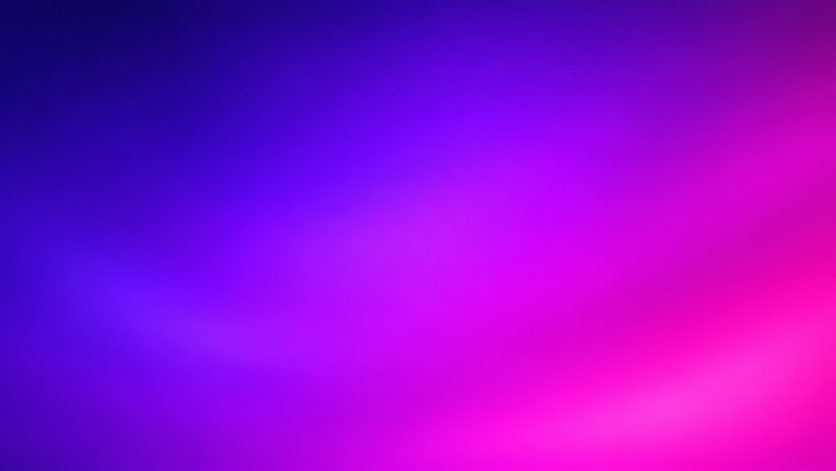
#> input picture seher-sousu-loop/fon/fon_src.png, 1672 x 941 px (shown at 1/2 size)
$ python render_fon.py 5 5 fon_src.png
#> lines starting #> are read from the running program, lines starting #| are printed output that depends on the picture
import numpy as np, math, sys, os
from PIL import Image, ImageDraw, ImageFilter
W,H=1920,1080; FPS=25; T=20.0; N=int(FPS*T); TAU=2*math.pi
w,h=960,540  # gradient is smooth: compute at half res, upscale
src=np.asarray(Image.open('fon_src.png').convert('RGB').resize((int(w*1.12),int(h*1.12)),Image.LANCZOS)).astype(np.float32)
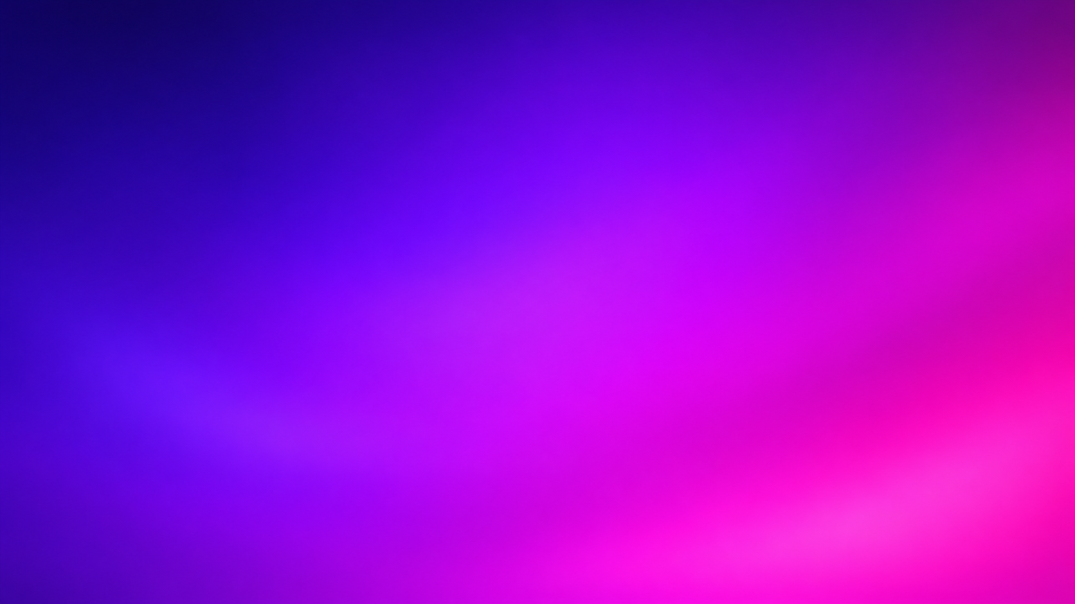
#> src: shape (604, 1075, 3) float32; mean R, G, B 143.1, 9.3, 207.6
SH,SW=src.shape[:2]
#> SH = 604; SW = 1075
yy,xx=np.mgrid[0:h,0:w].astype(np.float32)
# [5 lines left out: function sample, not called in this run]
mx=(SW-w)/2; my=(SH-h)/2
#> after `mx = (SW - w) / 2`: mx = 57.5
#> after `my = (SH - h) / 2`: my = 32
# [20 lines left out: function gradient, not called in this run]

rng=np.random.default_rng(3)
PART=[dict(x=rng.uniform(0,W),y=rng.uniform(0,H),r=rng.uniform(6,26),k=1,amp=rng.uniform(10,40),
           ph=rng.uniform(0,TAU),tw=rng.uniform(0,TAU),star=rng.random()<0.3) for _ in range(34)]
# [12 lines left out: function particles, not called in this run]

grain=[rng.normal(0,0.9,(H,W,1)).astype(np.float32) for _ in range(6)]
# [7 lines left out: function frame, not called in this run]
if __name__=='__main__':
    a,b=int(sys.argv[1]),int(sys.argv[2]); os.makedirs(sys.argv[3],exist_ok=True)
    for i in range(a,b): frame(i).save(f'{sys.argv[3]}/{i:04d}.png',compress_level=1)
